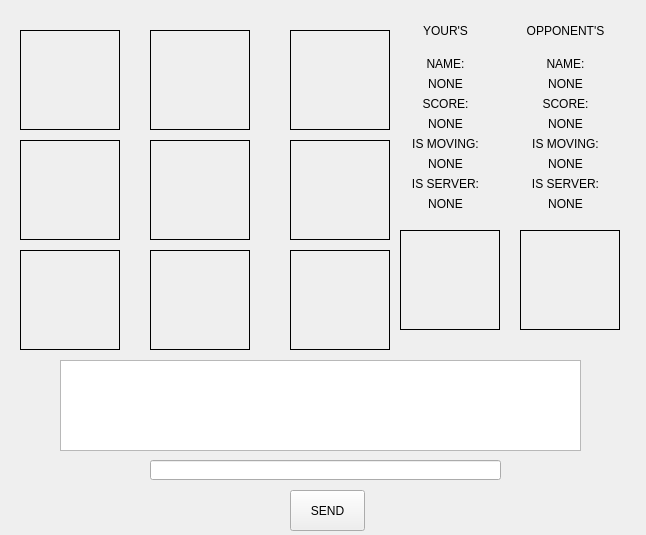
<?xml version="1.0" encoding="UTF-8"?>
<ui version="4.0">
 <class>PlayingForm</class>
 <widget class="QWidget" name="PlayingForm">
  <property name="geometry">
   <rect>
    <x>0</x>
    <y>0</y>
    <width>646</width>
    <height>535</height>
   </rect>
  </property>
  <property name="windowTitle">
   <string>Tic-Tac-TOe</string>
  </property>
  <widget class="QTextEdit" name="Chat">
   <property name="geometry">
    <rect>
     <x>60</x>
     <y>360</y>
     <width>521</width>
     <height>91</height>
    </rect>
   </property>
   <property name="readOnly">
    <bool>true</bool>
   </property>
   <property name="html">
    <string>&lt;!DOCTYPE HTML PUBLIC &quot;-//W3C//DTD HTML 4.0//EN&quot; &quot;http://www.w3.org/TR/REC-html40/strict.dtd&quot;&gt;
&lt;html&gt;&lt;head&gt;&lt;meta name=&quot;qrichtext&quot; content=&quot;1&quot; /&gt;&lt;style type=&quot;text/css&quot;&gt;
p, li { white-space: pre-wrap; }
&lt;/style&gt;&lt;/head&gt;&lt;body style=&quot; font-family:'MS Shell Dlg 2'; font-size:8.25pt; font-weight:400; font-style:normal;&quot;&gt;
&lt;p style=&quot;-qt-paragraph-type:empty; margin-top:0px; margin-bottom:0px; margin-left:0px; margin-right:0px; -qt-block-indent:0; text-indent:0px;&quot;&gt;&lt;br /&gt;&lt;/p&gt;&lt;/body&gt;&lt;/html&gt;</string>
   </property>
  </widget>
  <widget class="QLineEdit" name="sendMessageValue">
   <property name="geometry">
    <rect>
     <x>150</x>
     <y>460</y>
     <width>351</width>
     <height>20</height>
    </rect>
   </property>
  </widget>
  <widget class="QPushButton" name="sendMessageButton">
   <property name="geometry">
    <rect>
     <x>290</x>
     <y>490</y>
     <width>75</width>
     <height>41</height>
    </rect>
   </property>
   <property name="text">
    <string>SEND</string>
   </property>
  </widget>
  <widget class="QLabel" name="box_One">
   <property name="geometry">
    <rect>
     <x>20</x>
     <y>30</y>
     <width>100</width>
     <height>100</height>
    </rect>
   </property>
   <property name="frameShape">
    <enum>QFrame::Box</enum>
   </property>
   <property name="text">
    <string/>
   </property>
   <property name="alignment">
    <set>Qt::AlignCenter</set>
   </property>
  </widget>
  <widget class="QLabel" name="box_Two">
   <property name="geometry">
    <rect>
     <x>150</x>
     <y>30</y>
     <width>100</width>
     <height>100</height>
    </rect>
   </property>
   <property name="frameShape">
    <enum>QFrame::Box</enum>
   </property>
   <property name="text">
    <string/>
   </property>
   <property name="alignment">
    <set>Qt::AlignCenter</set>
   </property>
  </widget>
  <widget class="QLabel" name="box_Three">
   <property name="geometry">
    <rect>
     <x>290</x>
     <y>30</y>
     <width>100</width>
     <height>100</height>
    </rect>
   </property>
   <property name="frameShape">
    <enum>QFrame::Box</enum>
   </property>
   <property name="text">
    <string/>
   </property>
   <property name="alignment">
    <set>Qt::AlignCenter</set>
   </property>
  </widget>
  <widget class="QLabel" name="box_Five">
   <property name="geometry">
    <rect>
     <x>150</x>
     <y>140</y>
     <width>100</width>
     <height>100</height>
    </rect>
   </property>
   <property name="frameShape">
    <enum>QFrame::Box</enum>
   </property>
   <property name="text">
    <string/>
   </property>
   <property name="alignment">
    <set>Qt::AlignCenter</set>
   </property>
  </widget>
  <widget class="QLabel" name="box_Four">
   <property name="geometry">
    <rect>
     <x>20</x>
     <y>140</y>
     <width>100</width>
     <height>100</height>
    </rect>
   </property>
   <property name="frameShape">
    <enum>QFrame::Box</enum>
   </property>
   <property name="text">
    <string/>
   </property>
   <property name="alignment">
    <set>Qt::AlignCenter</set>
   </property>
  </widget>
  <widget class="QLabel" name="box_Six">
   <property name="geometry">
    <rect>
     <x>290</x>
     <y>140</y>
     <width>100</width>
     <height>100</height>
    </rect>
   </property>
   <property name="frameShape">
    <enum>QFrame::Box</enum>
   </property>
   <property name="text">
    <string/>
   </property>
   <property name="alignment">
    <set>Qt::AlignCenter</set>
   </property>
  </widget>
  <widget class="QLabel" name="box_Eight">
   <property name="geometry">
    <rect>
     <x>150</x>
     <y>250</y>
     <width>100</width>
     <height>100</height>
    </rect>
   </property>
   <property name="frameShape">
    <enum>QFrame::Box</enum>
   </property>
   <property name="text">
    <string/>
   </property>
   <property name="alignment">
    <set>Qt::AlignCenter</set>
   </property>
  </widget>
  <widget class="QLabel" name="box_Seven">
   <property name="geometry">
    <rect>
     <x>20</x>
     <y>250</y>
     <width>100</width>
     <height>100</height>
    </rect>
   </property>
   <property name="frameShape">
    <enum>QFrame::Box</enum>
   </property>
   <property name="text">
    <string/>
   </property>
   <property name="alignment">
    <set>Qt::AlignCenter</set>
   </property>
  </widget>
  <widget class="QLabel" name="box_Nine">
   <property name="geometry">
    <rect>
     <x>290</x>
     <y>250</y>
     <width>100</width>
     <height>100</height>
    </rect>
   </property>
   <property name="frameShape">
    <enum>QFrame::Box</enum>
   </property>
   <property name="text">
    <string/>
   </property>
   <property name="alignment">
    <set>Qt::AlignCenter</set>
   </property>
  </widget>
  <widget class="QLabel" name="Your_Model">
   <property name="geometry">
    <rect>
     <x>400</x>
     <y>230</y>
     <width>100</width>
     <height>100</height>
    </rect>
   </property>
   <property name="frameShape">
    <enum>QFrame::Box</enum>
   </property>
   <property name="text">
    <string/>
   </property>
   <property name="alignment">
    <set>Qt::AlignCenter</set>
   </property>
  </widget>
  <widget class="QLabel" name="Opponents_Model">
   <property name="geometry">
    <rect>
     <x>520</x>
     <y>230</y>
     <width>100</width>
     <height>100</height>
    </rect>
   </property>
   <property name="frameShape">
    <enum>QFrame::Box</enum>
   </property>
   <property name="text">
    <string/>
   </property>
   <property name="alignment">
    <set>Qt::AlignCenter</set>
   </property>
  </widget>
  <widget class="QWidget" name="layoutWidget">
   <property name="geometry">
    <rect>
     <x>400</x>
     <y>10</y>
     <width>91</width>
     <height>201</height>
    </rect>
   </property>
   <layout class="QVBoxLayout" name="verticalLayout_11">
    <item>
     <widget class="QLabel" name="label">
      <property name="text">
       <string>YOUR'S</string>
      </property>
      <property name="alignment">
       <set>Qt::AlignCenter</set>
      </property>
     </widget>
    </item>
    <item>
     <layout class="QVBoxLayout" name="verticalLayout_9">
      <item>
       <layout class="QVBoxLayout" name="verticalLayout">
        <item>
         <widget class="QLabel" name="label_3">
          <property name="text">
           <string>NAME:</string>
          </property>
          <property name="alignment">
           <set>Qt::AlignCenter</set>
          </property>
         </widget>
        </item>
        <item>
         <widget class="QLabel" name="statusName">
          <property name="text">
           <string>NONE</string>
          </property>
          <property name="alignment">
           <set>Qt::AlignCenter</set>
          </property>
         </widget>
        </item>
       </layout>
      </item>
      <item>
       <layout class="QVBoxLayout" name="verticalLayout_2">
        <item>
         <widget class="QLabel" name="label_4">
          <property name="text">
           <string>SCORE:</string>
          </property>
          <property name="alignment">
           <set>Qt::AlignCenter</set>
          </property>
         </widget>
        </item>
        <item>
         <widget class="QLabel" name="statusScore">
          <property name="text">
           <string>NONE</string>
          </property>
          <property name="alignment">
           <set>Qt::AlignCenter</set>
          </property>
         </widget>
        </item>
       </layout>
      </item>
      <item>
       <layout class="QVBoxLayout" name="verticalLayout_3">
        <item>
         <widget class="QLabel" name="label_5">
          <property name="text">
           <string>IS MOVING:</string>
          </property>
          <property name="alignment">
           <set>Qt::AlignCenter</set>
          </property>
         </widget>
        </item>
        <item>
         <widget class="QLabel" name="statusMove">
          <property name="text">
           <string>NONE</string>
          </property>
          <property name="alignment">
           <set>Qt::AlignCenter</set>
          </property>
         </widget>
        </item>
       </layout>
      </item>
      <item>
       <layout class="QVBoxLayout" name="verticalLayout_4">
        <item>
         <widget class="QLabel" name="label_6">
          <property name="text">
           <string>IS SERVER:</string>
          </property>
          <property name="alignment">
           <set>Qt::AlignCenter</set>
          </property>
         </widget>
        </item>
        <item>
         <widget class="QLabel" name="statusServer">
          <property name="text">
           <string>NONE</string>
          </property>
          <property name="alignment">
           <set>Qt::AlignCenter</set>
          </property>
         </widget>
        </item>
       </layout>
      </item>
     </layout>
    </item>
   </layout>
  </widget>
  <widget class="QWidget" name="layoutWidget">
   <property name="geometry">
    <rect>
     <x>520</x>
     <y>10</y>
     <width>91</width>
     <height>201</height>
    </rect>
   </property>
   <layout class="QVBoxLayout" name="verticalLayout_12">
    <item>
     <widget class="QLabel" name="label_2">
      <property name="text">
       <string>OPPONENT'S</string>
      </property>
      <property name="alignment">
       <set>Qt::AlignCenter</set>
      </property>
     </widget>
    </item>
    <item>
     <layout class="QVBoxLayout" name="verticalLayout_10">
      <item>
       <layout class="QVBoxLayout" name="verticalLayout_5">
        <item>
         <widget class="QLabel" name="label_7">
          <property name="text">
           <string>NAME:</string>
          </property>
          <property name="alignment">
           <set>Qt::AlignCenter</set>
          </property>
         </widget>
        </item>
        <item>
         <widget class="QLabel" name="statusNameOpponent">
          <property name="text">
           <string>NONE</string>
          </property>
          <property name="alignment">
           <set>Qt::AlignCenter</set>
          </property>
         </widget>
        </item>
       </layout>
      </item>
      <item>
       <layout class="QVBoxLayout" name="verticalLayout_6">
        <item>
         <widget class="QLabel" name="label_8">
          <property name="text">
           <string>SCORE:</string>
          </property>
          <property name="alignment">
           <set>Qt::AlignCenter</set>
          </property>
         </widget>
        </item>
        <item>
         <widget class="QLabel" name="statusScoreOpponent">
          <property name="text">
           <string>NONE</string>
          </property>
          <property name="alignment">
           <set>Qt::AlignCenter</set>
          </property>
         </widget>
        </item>
       </layout>
      </item>
      <item>
       <layout class="QVBoxLayout" name="verticalLayout_7">
        <item>
         <widget class="QLabel" name="label_9">
          <property name="text">
           <string>IS MOVING:</string>
          </property>
          <property name="alignment">
           <set>Qt::AlignCenter</set>
          </property>
         </widget>
        </item>
        <item>
         <widget class="QLabel" name="statusMoveOpponent">
          <property name="text">
           <string>NONE</string>
          </property>
          <property name="alignment">
           <set>Qt::AlignCenter</set>
          </property>
         </widget>
        </item>
       </layout>
      </item>
      <item>
       <layout class="QVBoxLayout" name="verticalLayout_8">
        <item>
         <widget class="QLabel" name="label_10">
          <property name="text">
           <string>IS SERVER:</string>
          </property>
          <property name="alignment">
           <set>Qt::AlignCenter</set>
          </property>
         </widget>
        </item>
        <item>
         <widget class="QLabel" name="statusServerOpponent">
          <property name="text">
           <string>NONE</string>
          </property>
          <property name="alignment">
           <set>Qt::AlignCenter</set>
          </property>
         </widget>
        </item>
       </layout>
      </item>
     </layout>
    </item>
   </layout>
  </widget>
  <widget class="QLabel" name="winStripe">
   <property name="enabled">
    <bool>false</bool>
   </property>
   <property name="geometry">
    <rect>
     <x>280</x>
     <y>40</y>
     <width>4</width>
     <height>562</height>
    </rect>
   </property>
   <property name="text">
    <string/>
   </property>
  </widget>
  <widget class="QLabel" name="frame">
   <property name="geometry">
    <rect>
     <x>395</x>
     <y>223</y>
     <width>231</width>
     <height>115</height>
    </rect>
   </property>
   <property name="text">
    <string/>
   </property>
  </widget>
 </widget>
 <resources/>
 <connections/>
</ui>
